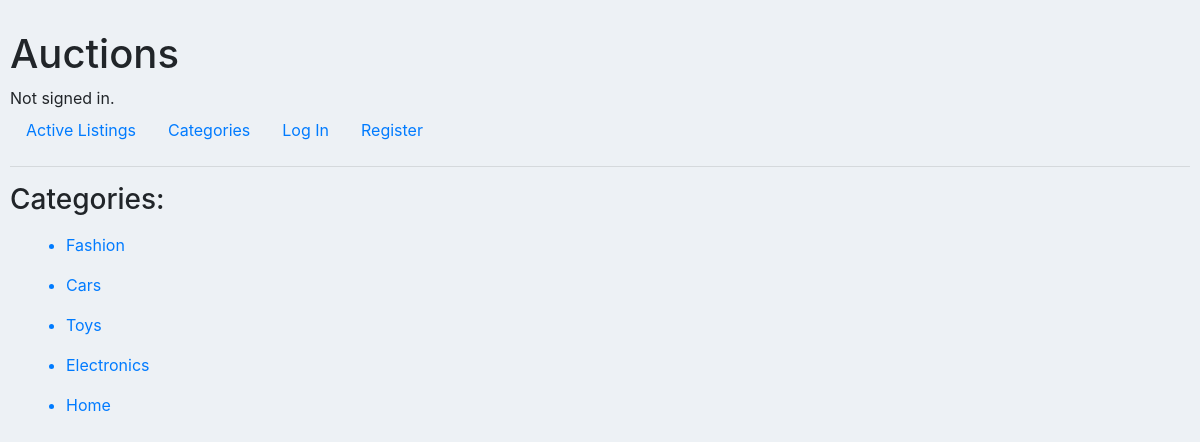
The page /category on the database its author committed.
### auctions/models.py (models this page shows)
class Category(models.Model):
    category = models.CharField(max_length=64)
    def __str__(self):
        return self.category

### auctions/views.py (the view)
# urls.py: path("category", views.category, name="category"),
def category(request):
    return render(request, "auctions/category.html", {
        "categories": Category.objects.all()
        })

### auctions/templates/auctions/category.html
{% extends "auctions/layout.html" %}
{% block body %}
    <h3>Categories:</h3>
    <ul>
        {% for category in categories %}
        <a class="nav-link" href="{% url 'category_list' id=category.id %}"><li> {{ category }} </li></a>
        {% endfor %}
    </ul>
{% endblock %}

### auctions/static/auctions/styles.css (style rules this page uses)
body { padding: 10px; background-color: #edf1f5; margin-top:20px; }

### rows shown on the page
Category: category "Fashion"
Category: category "Cars"
Category: category "Toys"
Category: category "Electronics"
Category: category "Home"
